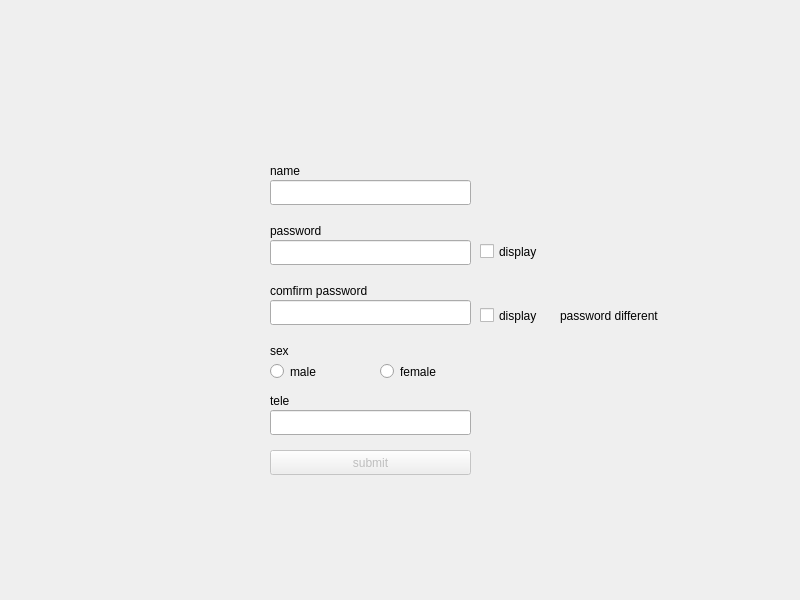
<?xml version="1.0" encoding="UTF-8"?>
<ui version="4.0">
 <class>Widget</class>
 <widget class="QWidget" name="Widget">
  <property name="geometry">
   <rect>
    <x>0</x>
    <y>0</y>
    <width>800</width>
    <height>600</height>
   </rect>
  </property>
  <property name="windowTitle">
   <string>Widget</string>
  </property>
  <widget class="QLabel" name="label">
   <property name="geometry">
    <rect>
     <x>270</x>
     <y>150</y>
     <width>91</width>
     <height>41</height>
    </rect>
   </property>
   <property name="text">
    <string>name</string>
   </property>
  </widget>
  <widget class="QLabel" name="label_2">
   <property name="geometry">
    <rect>
     <x>270</x>
     <y>210</y>
     <width>91</width>
     <height>41</height>
    </rect>
   </property>
   <property name="text">
    <string>password</string>
   </property>
  </widget>
  <widget class="QLabel" name="label_3">
   <property name="geometry">
    <rect>
     <x>270</x>
     <y>330</y>
     <width>91</width>
     <height>41</height>
    </rect>
   </property>
   <property name="text">
    <string>sex</string>
   </property>
  </widget>
  <widget class="QLabel" name="label_4">
   <property name="geometry">
    <rect>
     <x>270</x>
     <y>380</y>
     <width>91</width>
     <height>41</height>
    </rect>
   </property>
   <property name="text">
    <string>tele</string>
   </property>
  </widget>
  <widget class="QPushButton" name="pushButton_submit">
   <property name="enabled">
    <bool>false</bool>
   </property>
   <property name="geometry">
    <rect>
     <x>270</x>
     <y>450</y>
     <width>201</width>
     <height>25</height>
    </rect>
   </property>
   <property name="text">
    <string>submit</string>
   </property>
  </widget>
  <widget class="QLineEdit" name="lineEdit_name">
   <property name="geometry">
    <rect>
     <x>270</x>
     <y>180</y>
     <width>201</width>
     <height>25</height>
    </rect>
   </property>
  </widget>
  <widget class="QLineEdit" name="lineEdit_password">
   <property name="geometry">
    <rect>
     <x>270</x>
     <y>240</y>
     <width>201</width>
     <height>25</height>
    </rect>
   </property>
  </widget>
  <widget class="QRadioButton" name="radioButton_male">
   <property name="geometry">
    <rect>
     <x>270</x>
     <y>360</y>
     <width>112</width>
     <height>23</height>
    </rect>
   </property>
   <property name="text">
    <string>male</string>
   </property>
  </widget>
  <widget class="QRadioButton" name="radioButton_female">
   <property name="geometry">
    <rect>
     <x>380</x>
     <y>360</y>
     <width>112</width>
     <height>23</height>
    </rect>
   </property>
   <property name="text">
    <string>female</string>
   </property>
  </widget>
  <widget class="QLineEdit" name="lineEdit_phone">
   <property name="geometry">
    <rect>
     <x>270</x>
     <y>410</y>
     <width>201</width>
     <height>25</height>
    </rect>
   </property>
  </widget>
  <widget class="QLineEdit" name="lineEdit_comfirm_password">
   <property name="geometry">
    <rect>
     <x>270</x>
     <y>300</y>
     <width>201</width>
     <height>25</height>
    </rect>
   </property>
  </widget>
  <widget class="QLabel" name="label_5">
   <property name="geometry">
    <rect>
     <x>270</x>
     <y>270</y>
     <width>131</width>
     <height>41</height>
    </rect>
   </property>
   <property name="text">
    <string>comfirm password</string>
   </property>
  </widget>
  <widget class="QLabel" name="label_comfirm_password">
   <property name="geometry">
    <rect>
     <x>560</x>
     <y>300</y>
     <width>161</width>
     <height>31</height>
    </rect>
   </property>
   <property name="text">
    <string>password different</string>
   </property>
  </widget>
  <widget class="QCheckBox" name="checkBox_display">
   <property name="geometry">
    <rect>
     <x>480</x>
     <y>240</y>
     <width>92</width>
     <height>23</height>
    </rect>
   </property>
   <property name="text">
    <string>display</string>
   </property>
  </widget>
  <widget class="QCheckBox" name="checkBox_display_2">
   <property name="geometry">
    <rect>
     <x>480</x>
     <y>300</y>
     <width>101</width>
     <height>31</height>
    </rect>
   </property>
   <property name="text">
    <string>display</string>
   </property>
  </widget>
 </widget>
 <resources/>
 <connections/>
</ui>
